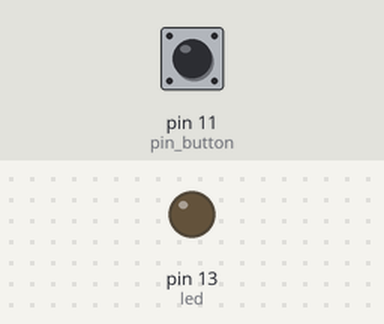
The sketch below on a simulated Arduino Uno, built with avr-gcc and run on an emulated ATmega328P. On the bench: output pins drawn as LEDs (lit = HIGH). Inputs (shaded band) come from the test bench; at power-on: pin 11 (pin_button) HIGH.

Above: at 1.2 s.
1.3 s: pin 11 (pin_button) pulled LOW for 0.15 s
At 1.9 s:
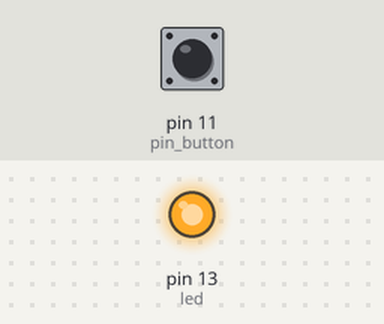
2.9 s: pin 11 (pin_button) pulled LOW for 1 s
At 4.3 s:
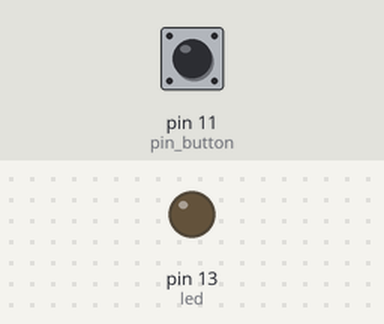
5.4 s: pin 11 (pin_button) pulled LOW for 3.2 s
At 6.2 s:
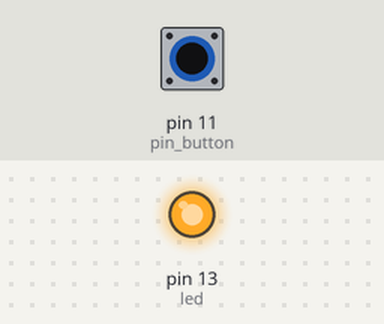
Timing chart, 0 to 8.4 s (numbered marks = the images above; inputs shaded):
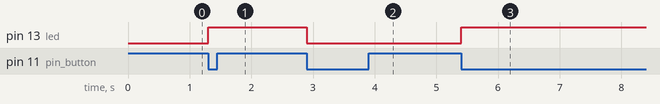

The sketch:

app.ino
```cpp
int pin_button = 11;
int led = 13;
boolean state_previous = true;
boolean state_current;
void setup()
{
    Serial.begin(9600);
    pinMode(pin_button, INPUT_PULLUP);
    pinMode(led, OUTPUT);
}

void work() {
    int ledState = digitalRead(led);
    digitalWrite(led, !ledState);
}

void loop()
{
    state_current = digitalRead(pin_button);
    if (!state_current) { // 누른 경우
        if (state_previous == true)
        {
            state_previous = false;
            // 버튼을 누른 시점에서 해야할 작업
            work();
        }
        delay(10);  // 추가!
    }
    else
    {
        state_previous = true;
    }
}
```

Measured:
- after the input at 1.3 s, pin 13 (led): LOW → HIGH at once
- after the input at 2.9 s, pin 13 (led): HIGH → LOW at once
- after the input at 5.4 s, pin 13 (led): LOW → HIGH at once
